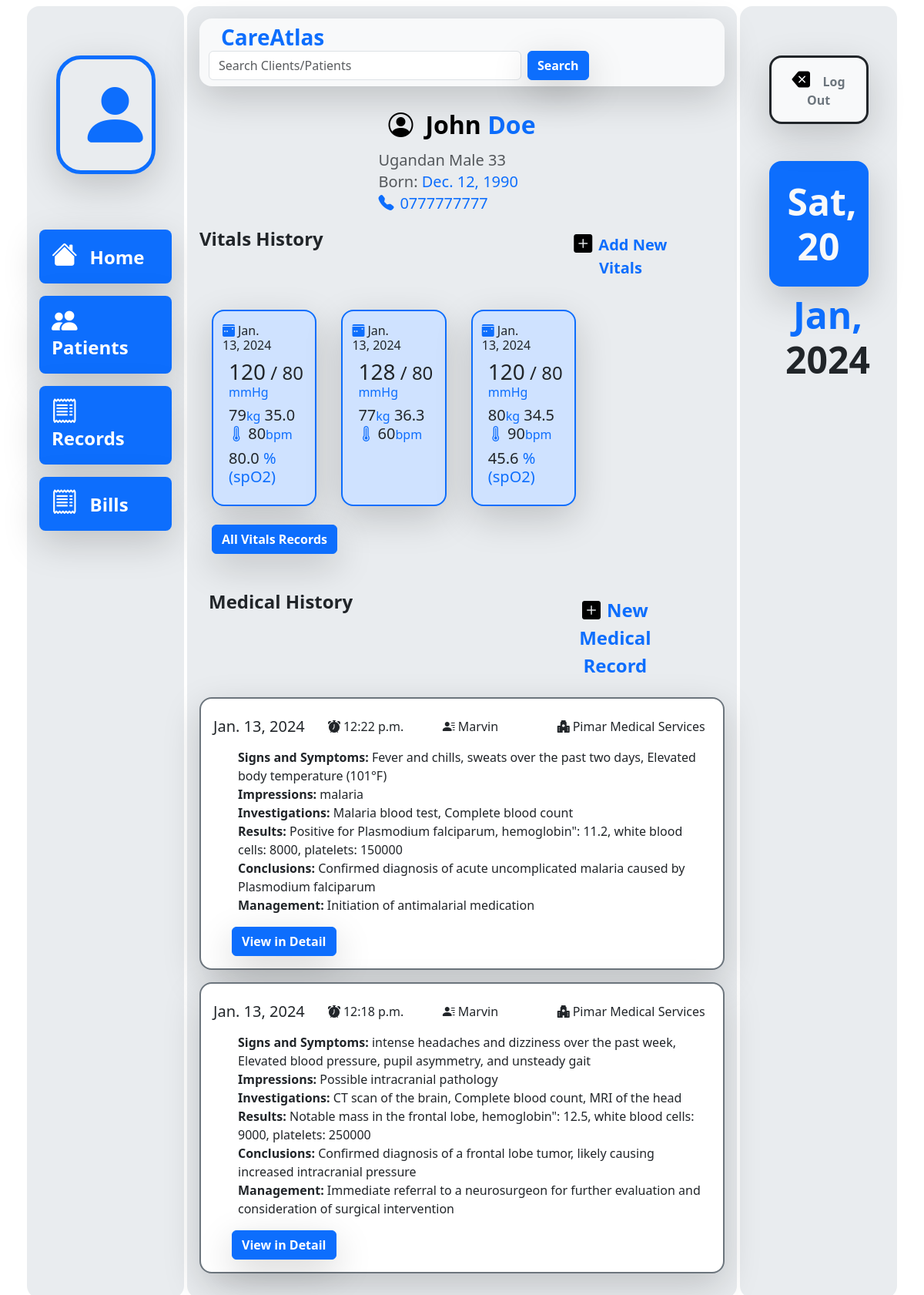
Screenshot of /base/patient/26 with the database file from the repository.
### base/models.py (models this page shows, shortened)
class Patient(models.Model):
    first_name = models.CharField(max_length=30, blank=False)
    last_name = models.CharField(max_length=30, blank = False)
    nationality = models.CharField(max_length=30, blank=True, null=True)
    date_of_birth = models.DateField(blank=True, null=True)
    date_added = models.DateField(auto_now_add=True)
    sex_type = {"Male": "Male", "Female": "Female", "Complicated": "Complicated"}
    sex = models.CharField(blank=False, choices=sex_type, max_length=15)
    phone_number = models.CharField(max_length=20, null=True)
    address = models.CharField(max_length=30, null=True)
    next_of_kin = models.CharField(max_length=30, null=True)
    next_of_kin_contact = models.CharField(max_length=30, null=True)
    religion = models.CharField(max_length=30, null=True)

class PatientVital(models.Model):
    patient = models.ForeignKey(Patient, on_delete=models.CASCADE, null=True)
    doctor = models.ForeignKey(User, on_delete=models.DO_NOTHING, null=True)
    date_added = models.DateField(auto_now_add=True)
    time_added = models.TimeField(auto_now_add=True)
    pulse_bpm = models.IntegerField(null=True)
    temperature = models.FloatField(null=True)
    weight = models.IntegerField(null=True)
    systolic_blood_pressure = models.IntegerField(null=True)
    diastolic_blood_pressure = models.IntegerField(null=True)
    oxygen_saturation = models.FloatField(null=True)

class PatientRecord(models.Model):
    patient = models.ForeignKey(Patient, on_delete=models.CASCADE)
    doctor = models.ForeignKey(User, on_delete=models.SET_NULL, null=True)
    date_added = models.DateField(auto_now_add=True)
    time_added = models.TimeField(auto_now_add=True)
    signs_and_symptoms = models.TextField(blank=False)
    impressions = models.TextField(null=True)
    investigations = models.TextField(null=True)
    test_results = models.TextField(null=True)
    conclusions = models.TextField(null=True)
    management = models.TextField(blank=False)

### users/models.py (models this page shows)
class HospitalProfile(models.Model):
    hospital_name = models.CharField(max_length=50)
    user = models.OneToOneField(User, on_delete=models.CASCADE, primary_key=True)
    phone_number = models.CharField(max_length=20, null=True)
    role = models.CharField(max_length=50, null=True)

### base/views.py (the view)
# urls.py: path('base/patient/<int:patient_id>', base_views.patient_page, name='patient-page'),
def patient_page(request, patient_id):
    patient = Patient.objects.get(id=patient_id)
    vitals = list(PatientVital.objects.filter(patient=patient).order_by("date_added", "time_added"))[-5:]
    medical_records = PatientRecord.objects.filter(patient=patient).order_by("-date_added", "-time_added")
    if patient.date_of_birth != None:
        patient_age = int((datetime.datetime.now().date() - patient.date_of_birth).days/365)
    else:
        patient_age = ''
    context = {
        "day": date_1[0],
        "day_of_month": date_1[1],
        "month": date_1[2],
        "year": date_1[3].replace(",", ""),
        "date": date,
        "patient": patient,
        "vitals": vitals,
        "medical_records": medical_records,
        "patient_age": patient_age
    }
    return render(request, 'base/patient_page.html', context)

### base/templates/base/patient_page.html (shortened to what this page needs)
{% extends 'base/base.html' %}
{% load crispy_forms_tags %}
{% block content %}
<div>
  <div class="d-flex justify-content-center">
    <div class="">
      <button class="btn"><h2 class="mb-1 text-black fw-bold" data-bs-toggle="modal" data-bs-target="#patient_profile"><i class="bi bi-person-circle me-3"></i>{{patient.first_name}} <span class="text-primary">{{patient.last_name}}</span></h2></button>
      <h5 class="my-1 fw-medium text-body-secondary">{{patient.nationality}}  {{patient.sex}}  {{patient_age}}</h5>
      <h5 class="my-1 fw-medium text-body-secondary">Born: <span class="text-primary">{{patient.date_of_birth}}</span></h5>
      <h5 class="my-1 fw-medium text-primary"><i class="bi bi-telephone-fill me-2"></i>{{patient.phone_number}}</h5>
    </div>
  </div>
  <div class="mt-3">
    <div class="row">
      <div class="col-4"><h4 class="fw-bold">Vitals History</h4></div>
      <div class="col-3"></div>
      <div class="col-5"><button type="button" class="btn text-primary fs-5 px-5 fw-bold" data-bs-toggle="modal" data-bs-target="#addvitals"><i class="bi bi-plus-square-fill me-2 text-black fs-4"></i>Add New Vitals</button></div>
    </div>
    <div class="container mt-3">
      <div class="row">
        {% for vital in vitals %}
        <div class="col bg-primary-subtle m-3 py-3 rounded-4 border border-2 border-primary shadow-lg" style="max-width: 20%;">
          <div class="row">
            <div class="col-8">
              <h6 class=""><i class="bi bi-calendar3-week-fill text-primary me-1"></i>{{vital.date_added}}</h6>
            </div>
          </div>
          <h4 class="ps-2"><span class="h3">{{vital.systolic_blood_pressure}}</span> / {{vital.diastolic_blood_pressure}} <span class="text-primary fs-6">mmHg</span></h4>
          <h5 class="ps-2">{{vital.weight}}<span class="text-primary fs-6">kg</span>  {{vital.temperature}}<i class="bi bi-thermometer-high text-primary"></i>  {{vital.pulse_bpm}}<span class="text-primary fs-6">bpm</span></h5>
          {% if vital.oxygen_saturation %}
            <h5 class="ms-2">{{vital.oxygen_saturation}}<span class="text-primary"> % (spO2)</span></h5>
          {% endif %}
        </div>
        {% endfor %}
      </div>
    </div>
    <a type="button" class="btn btn-primary mt-2 ms-3 fw-semibold shadow-lg" href="{% url 'patient-vitals-page' patient.id %}">All Vitals Records</a>
  </div>
  <div>
    <div class="container mt-5 mb-3">
      <div class="row">
        <div class="col-4"><h4 class="fw-bold">Medical History</h4></div>
        <div class="col-3"></div>
        <div class="col-5"><a class="btn fs-4 px-5 fw-bold text-primary" data-bs-toggle="modal" data-bs-target="#new_medical_record" href="#" role="button"><i class="bi bi-plus-square-fill me-2 text-black"></i>New Medical Record</a></div>
      </div>
    </div>
    {% for record in medical_records %}
    <div class="card w-100 h-15 mb-3 mx-auto rounded-4 shadow-lg border border-2 border-secondary">
      <div class="card-body">
        <div class="row pt-2">
          <h5 class="card-title col">{{record.date_added}}</h5>
          <p class="col fw-medium"><i class="bi bi-alarm-fill me-1"></i>{{record.time_added}}</p>
          <p class="col fw-medium"><i class="bi bi-person-lines-fill me-1"></i>{{record.doctor.first_name}}</p>
          <p class="col-4 fw-medium"><i class="bi bi-hospital-fill me-1"></i>{{record.doctor.hospitalprofile.hospital_name}}</p>
        </div>
        <ul class="">
          <li class="list-group-item"><span class="fw-bold">Signs and Symptoms: </span>{{record.signs_and_symptoms}}</li>
          <li class="list-group-item"><span class="fw-bold">Impressions: </span>{{record.impressions}}</li>
          <li class="list-group-item"><span class="fw-bold">Investigations: </span>{{record.investigations}}</li>
          <li class="list-group-item"><span class="fw-bold">Results: </span>{{record.test_results}}</li>
          <li class="list-group-item"><span class="fw-bold">Conclusions: </span>{{record.conclusions}}</li>
          <li class="list-group-item"><span class="fw-bold">Management: </span>{{record.management}}</li>
        </ul>
        <a class="btn btn-primary col fw-semibold mx-4 shadow-lg" href="{% url 'medical-record-page' patient.id record.id %}">View in Detail</a>
      </div>
    </div>
    {% endfor %}
  </div>
</div>
{% endblock content %}

### rows the page displays
Patient: first_name "John", last_name "Doe", nationality "Ugandan", sex "Male", date_of_birth "Dec. 12, 1990", phone_number "0777777777"
PatientVital: date_added "Jan. 13, 2024", systolic_blood_pressure "120", diastolic_blood_pressure "80", weight "79", temperature "35.0", pulse_bpm "80", oxygen_saturation "80.0"
PatientVital: date_added "Jan. 13, 2024", systolic_blood_pressure "128", diastolic_blood_pressure "80", weight "77", temperature "36.3", pulse_bpm "60"
PatientVital: date_added "Jan. 13, 2024", systolic_blood_pressure "120", diastolic_blood_pressure "80", weight "80", temperature "34.5", pulse_bpm "90", oxygen_saturation "45.6"
PatientRecord: date_added "Jan. 13, 2024", time_added "12:22 p.m.", doctor.first_name "Marvin", doctor.hospitalprofile.hospital_name "Pimar Medical Services", signs_and_symptoms "Fever and chills, sweats over the past two days, Elevated body temperature (101°F)", impressions "malaria", investigations "Malaria blood test, Complete blood count", test_results "Positive for Plasmodium falciparum, hemoglobin\": 11.2, white blood cells: 8000, platelets: 150000", conclusions "Confirmed diagnosis of acute uncomplicated malaria caused by Plasmodium falciparum", management "Initiation of antimalarial medication"
PatientRecord: date_added "Jan. 13, 2024", time_added "12:18 p.m.", doctor.first_name "Marvin", doctor.hospitalprofile.hospital_name "Pimar Medical Services", signs_and_symptoms "intense headaches and dizziness over the past week, Elevated blood pressure, pupil asymmetry, and unsteady gait", impressions "Possible intracranial pathology", investigations "CT scan of the brain, Complete blood count, MRI of the head", test_results "Notable mass in the frontal lobe, hemoglobin\": 12.5, white blood cells: 9000, platelets: 250000", conclusions "Confirmed diagnosis of a frontal lobe tumor, likely causing increased intracranial pressure", management "Immediate referral to a neurosurgeon for further evaluation and consideration of surgical intervention"

### other values shown
{{ patient_age }} "33"
{{ day }} "Sat"
{{ day_of_month }} "20"
{{ month }} "Jan"
{{ year }} "2024"
